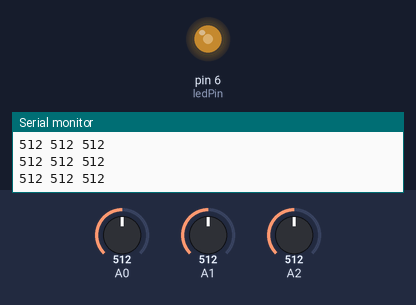
The sketch below on a simulated Arduino Uno, built with avr-gcc and run on an emulated ATmega328P. Parts: output pins drawn as LEDs (lit = HIGH), the last lines printed to the serial monitor. The inputs (shaded band) are chosen by the test bench; at power-on: A2 = 512, A0 = 512, A1 = 512.

Above: at 1.2 s.
1.3 s: A2 set to 985
At 2.0 s:
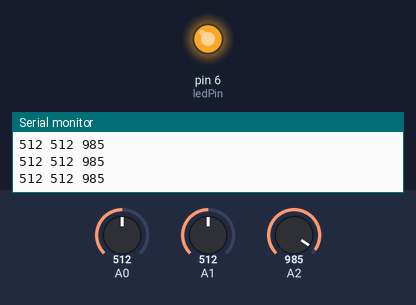
2.8 s: A2 set to 1009
At 3.6 s:
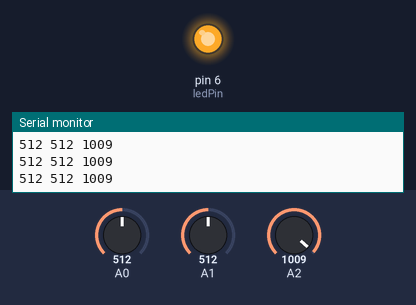
4.3 s: A2 set to 716
At 5.3 s:
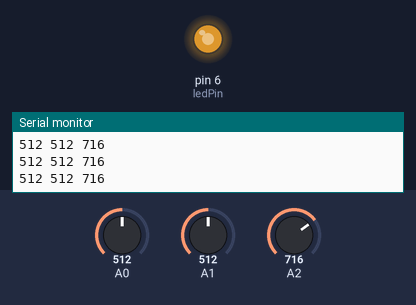
5.8 s: A2 set to 122
At 6.6 s:
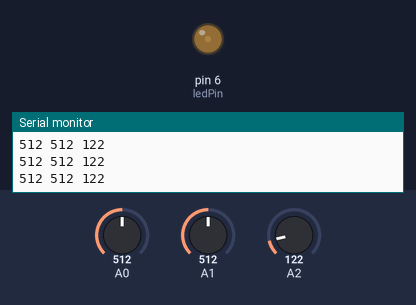
7.3 s: A2 set to 0
At 8.3 s:
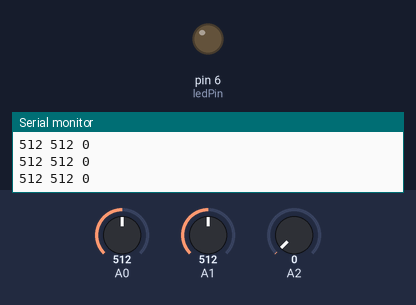
8.8 s: A2 set to 511
At 9.8 s:
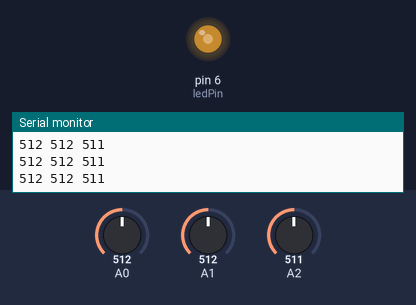
Timing chart, 0 to 11.3 s (numbered marks = the images above; inputs shaded):
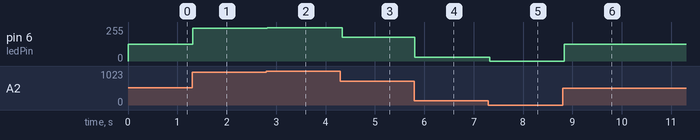

Measured:
- after the input at 1.3 s, pin 6 (ledPin): 127/255 → 245/255 at once
- after the input at 2.8 s, pin 6 (ledPin): 245/255 → 251/255 at once
- after the input at 4.3 s, pin 6 (ledPin): 251/255 → 178/255 at once
- after the input at 5.8 s, pin 6 (ledPin): 178/255 → 30/255 at once
- after the input at 7.3 s, pin 6 (ledPin): 30/255 → 0/255 at once
- after the input at 8.8 s, pin 6 (ledPin): 0/255 → 127/255 at once

The sketch:

AnalogInput.ino
```cpp
/*
*/

int sensorPin[3] = {0, 1, 2};
int ledPin = 6;      // select the pin for the LED
int sensorValue = 0;  // variable to store the value coming from the sensor

void setup() {
  Serial.begin(9600);
  pinMode(ledPin, OUTPUT);
}

void loop() {
  for( int i = 0; i < 3; i++ ) {
    sensorValue = analogRead(sensorPin[i]);
    Serial.print( sensorValue );
    Serial.print( " " );
  }
  Serial.println();

  int v = map( sensorValue, 0, 1024, 0, 255 );
  analogWrite(ledPin, v);
  delay(40);
}
```
